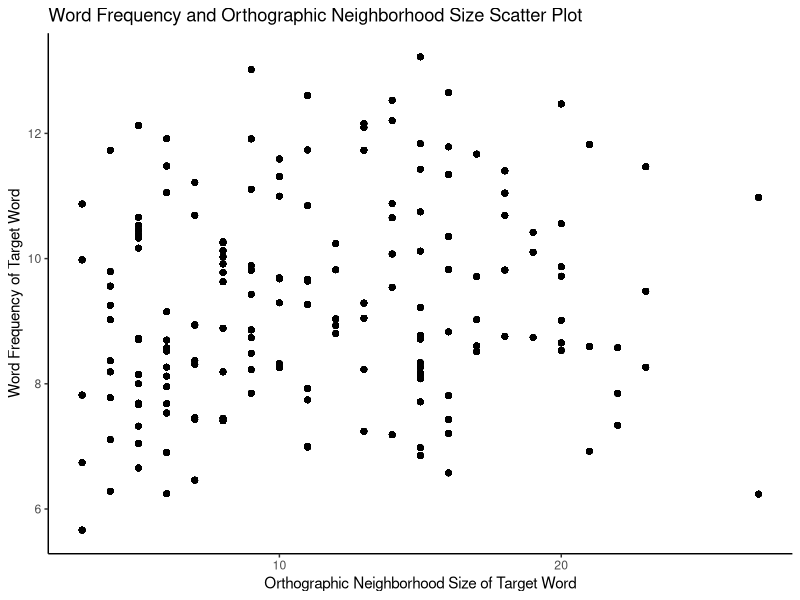
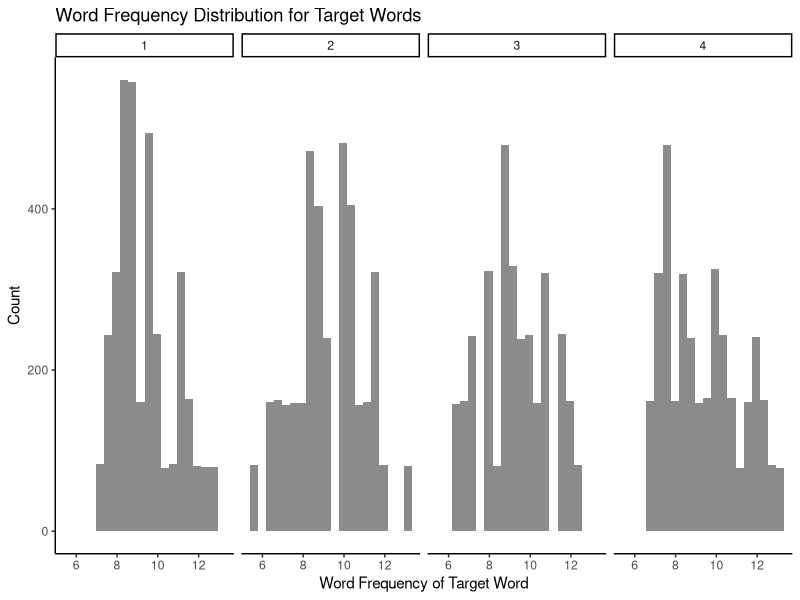
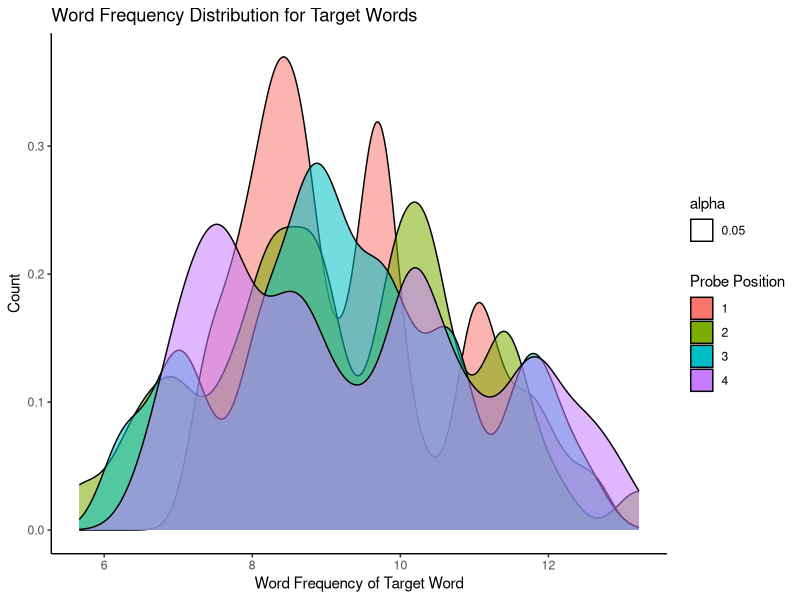
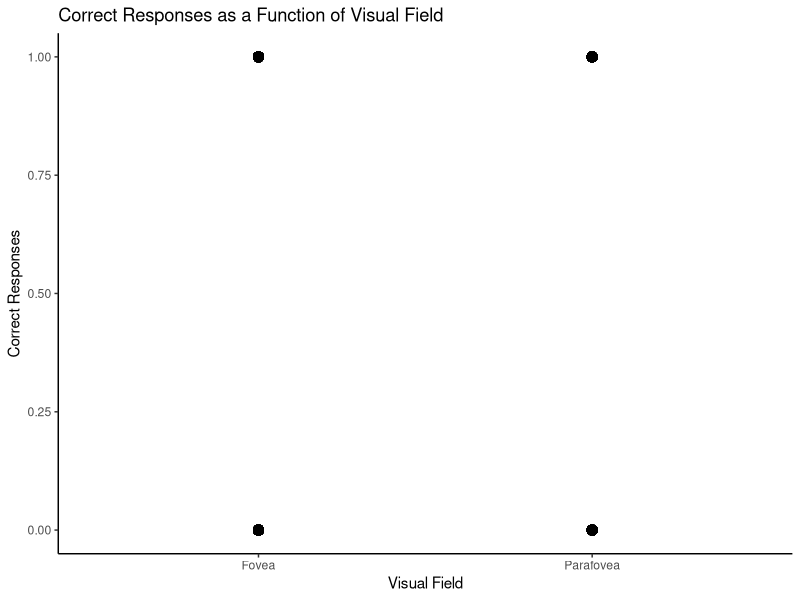
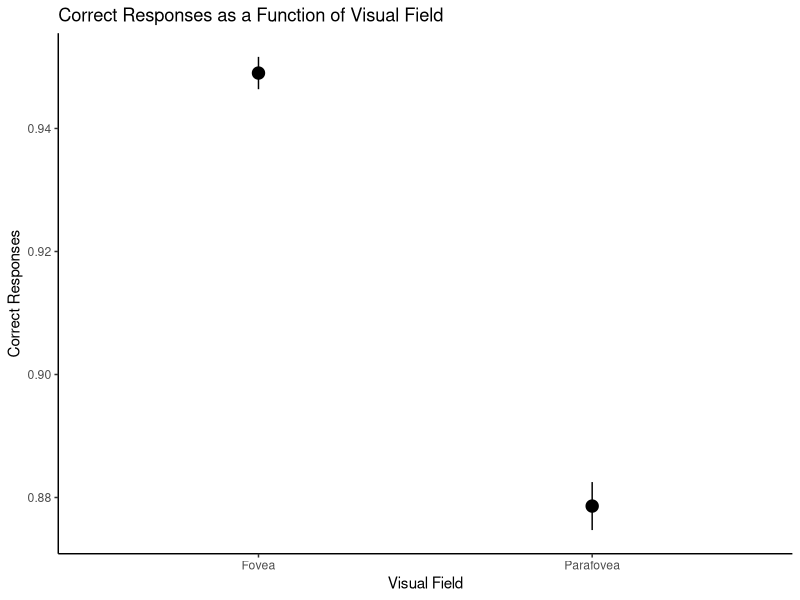

Here is the R script that generated these plots, in order:
## ---- chunk 1

knitr::opts_chunk$set(echo = TRUE)

if(!require(knitr)){
    install.packages("knitr")
}
library(knitr)

if(!require(kableExtra)){
    install.packages("kableExtra")
}
library(kableExtra)

library(tidyverse)

mydata = read_csv("TopGown_Data.csv", skip_empty_rows = TRUE)
## ---- chunk 2

mydata %>% ggplot(aes(x = OrthoN_T, y = Freq_T)) + # this defines the x and y axes of the plot
  geom_point() + # this adds geometric objects
  theme_update(plot.title = element_text(hjust = 0.5)) + # this line centers the title
  xlab("Orthographic Neighborhood Size of Target Word") + # this line sets the label for x-axis
  ylab("Word Frequency of Target Word") + # this line sets the label for y-axis
  ggtitle("Word Frequency and Orthographic Neighborhood Size Scatter Plot") + # this sets the title for the plot 
  theme_classic() # this sets the theme for the plot
## ---- chunk 3

mydata %>% ggplot(aes(x = Freq_T)) + 
  geom_histogram(bins = 20, alpha = .7) + 
  xlab("Word Frequency of Target Word") + 
  ylab("Count") + 
  ggtitle("Word Frequency Distribution for Target Words") + 
  facet_grid(~probe_position) +
  theme_classic() 
  

## ---- chunk 4

mydata %>% ggplot(aes(x = Freq_T)) + 
  geom_density(aes(fill = factor(probe_position), alpha = 0.05)) + 
  xlab("Word Frequency of Target Word") + 
  ylab("Count") + 
  ggtitle("Word Frequency Distribution for Target Words") + 
  scale_fill_discrete(name = "Probe Position", labels = c("1", "2", "3", "4")) +
  theme_classic() 

## ---- chunk 5

mydata %>% ggplot(aes(x = visual_field, y = accuracy)) + 
  geom_point(size = 3) + 
  xlab("Visual Field") + 
  ylab("Correct Responses") + 
  ggtitle("Correct Responses as a Function of Visual Field") + 
  theme_classic() 

# stat_summary(fun.data = "mean_se", geom = "pointrange")

## ---- chunk 6

mydata %>% ggplot(aes(x = visual_field, y = accuracy)) + 
  stat_summary(fun.data = "mean_se", geom = "pointrange", size = .8) + 
  xlab("Visual Field") + 
  ylab("Correct Responses") + 
  ggtitle("Correct Responses as a Function of Visual Field") + 
  theme_classic() 
